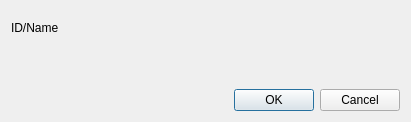
<?xml version="1.0" encoding="UTF-8"?>
<ui version="4.0">
 <class>MsgIDFilterAddDialog</class>
 <widget class="QDialog" name="MsgIDFilterAddDialog">
  <property name="geometry">
   <rect>
    <x>0</x>
    <y>0</y>
    <width>411</width>
    <height>122</height>
   </rect>
  </property>
  <property name="windowTitle">
   <string>Message ID Filter Dialog</string>
  </property>
  <layout class="QVBoxLayout" name="verticalLayout">
   <item>
    <widget class="QLabel" name="label">
     <property name="text">
      <string>ID/Name</string>
     </property>
    </widget>
   </item>
   <item>
    <widget class="MsgIDLineEdit" name="idLineEdit" native="true"/>
   </item>
   <item>
    <widget class="QDialogButtonBox" name="buttonBox">
     <property name="orientation">
      <enum>Qt::Horizontal</enum>
     </property>
     <property name="standardButtons">
      <set>QDialogButtonBox::Cancel|QDialogButtonBox::Ok</set>
     </property>
    </widget>
   </item>
  </layout>
 </widget>
 <customwidgets>
  <customwidget>
   <class>MsgIDLineEdit</class>
   <extends>QWidget</extends>
   <header location="global">MsgIDLineEdit.h</header>
   <container>1</container>
  </customwidget>
 </customwidgets>
 <resources/>
 <connections>
  <connection>
   <sender>buttonBox</sender>
   <signal>accepted()</signal>
   <receiver>MsgIDFilterAddDialog</receiver>
   <slot>accept()</slot>
   <hints>
    <hint type="sourcelabel">
     <x>248</x>
     <y>254</y>
    </hint>
    <hint type="destinationlabel">
     <x>157</x>
     <y>274</y>
    </hint>
   </hints>
  </connection>
  <connection>
   <sender>buttonBox</sender>
   <signal>rejected()</signal>
   <receiver>MsgIDFilterAddDialog</receiver>
   <slot>reject()</slot>
   <hints>
    <hint type="sourcelabel">
     <x>316</x>
     <y>260</y>
    </hint>
    <hint type="destinationlabel">
     <x>286</x>
     <y>274</y>
    </hint>
   </hints>
  </connection>
 </connections>
</ui>
